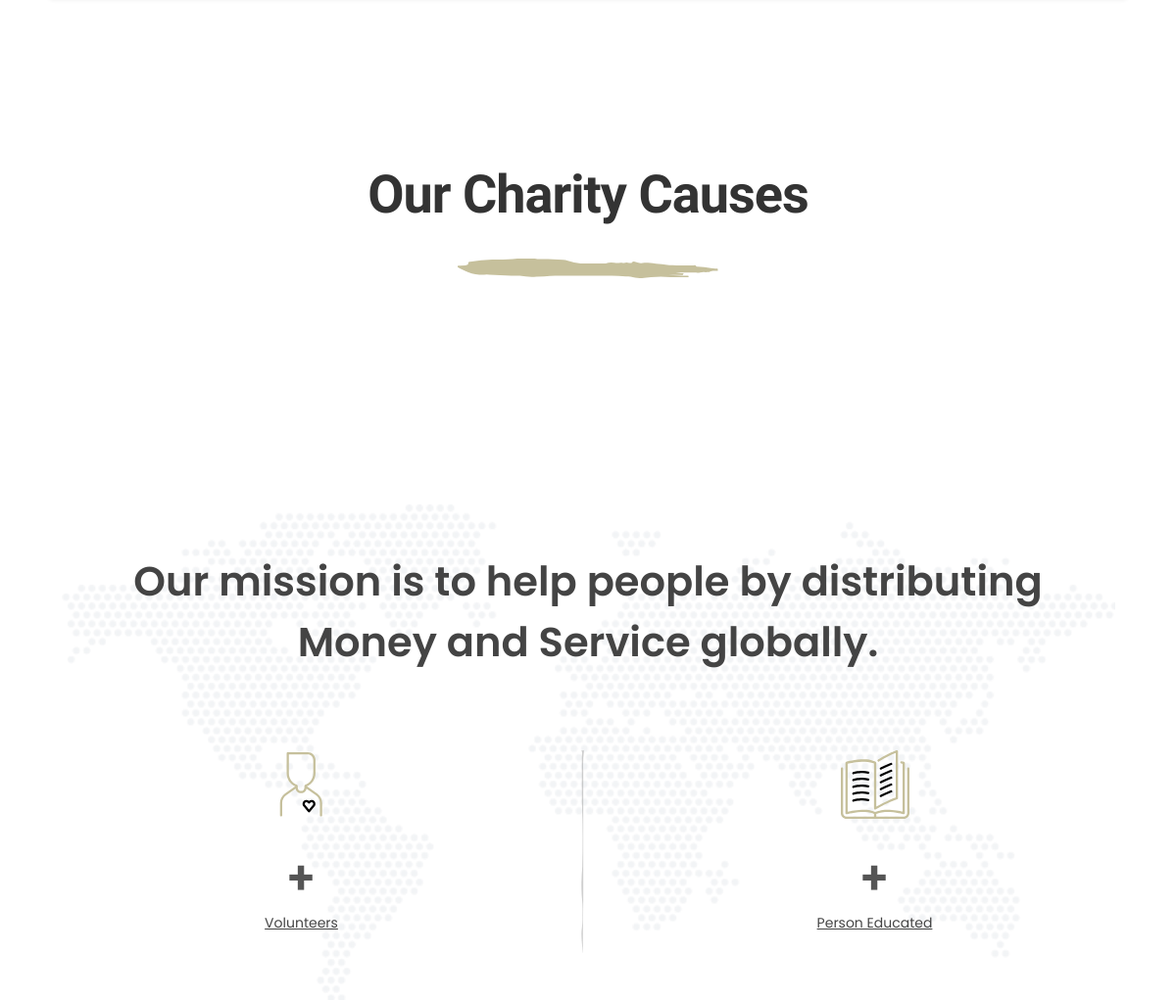
The app's page / (middle part), older data.
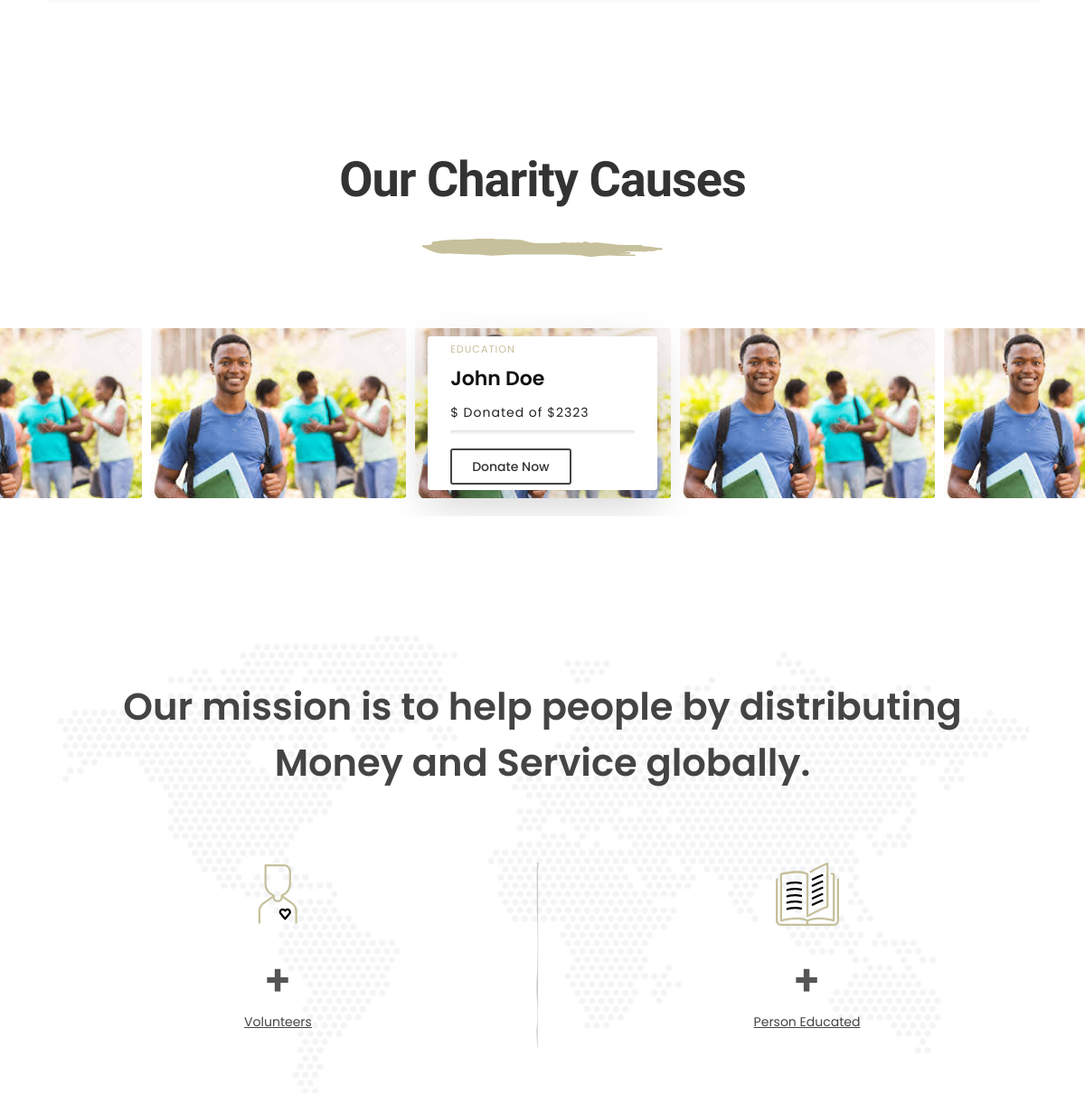
The same page, newer data.
### donate/models.py (models this page shows)
class Student(models.Model):
    first_name = models.CharField(max_length=100)
    last_name = models.CharField(max_length=100)
    user = models.OneToOneField(User, related_name="student", on_delete=models.CASCADE)
    image = models.ImageField(null=True, blank=True, editable=True, upload_to="images/")
    dob = models.DateField(blank=True, null=True)
    phone = models.CharField(blank=True, max_length=15)
    email = models.EmailField(max_length=100, blank=True, null=True)
    address = models.CharField(max_length=200, blank=True, null=True)
    city = models.CharField(max_length=100, blank=True, null=True)
    country = models.CharField(max_length=100, blank=True)
    gender = models.IntegerField(blank=True, null=True)
    feesav = models.IntegerField(blank=True, null=True)
    dhav = models.IntegerField(blank=True, null=True)
    health = models.IntegerField( blank=True, null=True)
    residence = models.IntegerField(blank=True, null=True)
    age = models.IntegerField(blank=True, null=True)
    fees = models.IntegerField(default=0)
    crowdfund = models.IntegerField(default=0)
    progress = models.IntegerField(default=0)
    fees_due = models.DateField(blank=True, null=True)
    school = models.CharField(blank=True, null=True, max_length=200)
    program = models.CharField(blank=True, null=True, max_length=100)
    about = models.CharField(blank=True, null=True, max_length=500)
    forest = models.CharField(default='Not Worthy', max_length=50)
    approval = models.CharField(max_length=50, default="Pending")
    confidence = models.FloatField(blank=True, null=True)
    created = models.DateTimeField(auto_now_add = True )
    updated = models.DateTimeField(auto_now = True)

### donate/views.py (the view)
# urls.py: path('', views.index, name='index'),
def index(request):
    students = Student.objects.filter(approval="Approved")
    sponsors = Sponsor.objects.all()
    if request.method == "POST":
        name = request.POST['name']
        email = request.POST['email']
        text = request.POST['text']
        message = Message.objects.create(name = name, email=email, text=text)
        message.save()
    return render(request, 'donate/index.html', {'students':students, 'sponsors':sponsors})

### donate/templates/donate/index.html (shortened to what the changed rows need)
{% load static %}
<!DOCTYPE html>
<html dir="ltr" lang="en-US">
<head>
	<link rel="stylesheet" href="{% static 'donate/css/bootstrap.css' %}" type="text/css" />
	<link rel="stylesheet" href="{% static 'donate/style.css' %}" type="text/css" />
	<link rel="stylesheet" href="{% static 'donate/css/swiper.css' %}" type="text/css" />
	<link rel="stylesheet" href="{% static 'donate/css/dark.css' %}" type="text/css" />
	<link rel="stylesheet" href="{% static 'donate/css/font-icons.css' %}" type="text/css" />
	<link rel="stylesheet" href="{% static 'donate/css/animate.css' %}" type="text/css" />
	<link rel="stylesheet" href="{% static 'donate/css/magnific-popup.css' %}" type="text/css" />
	<link rel="stylesheet" href="{% static 'donate/css/responsive.css' %}" type="text/css" />
	<link rel="stylesheet" href="{% static 'donate/css/calendar.css' %}" type="text/css" />
	<link rel="stylesheet" href="css/colors.php?color=C6C09C" type="text/css" />
	<link rel="stylesheet" href="{% static 'donate/theme/css/fonts.css' %}" type="text/css" />
	<link rel="stylesheet" href="{% static 'donate/theme/nonprofit.css' %}" type="text/css" />
</head>
<body class="stretched">
	<div id="wrapper" class="clearfix">
		<section id="content" style="overflow: visible">
			<div class="content-wrap p-0">
				<div class="section nobg mt-0 mb-4">
					<div class="container clearfix">
						<div class="row justify-content-center" style="margin-top: 100px">
							<div class="col-md-7 center">
								<div class="heading-block nobottomborder mb-4">
									<h2 class="mb-4 nott">Our Charity Causes</h2>
								</div>
							</div>
						</div>
					</div>
					<div class="owl-carousel owl-carousel-full image-carousel carousel-widget topmargin-sm" data-stage-padding="20" data-margin="10" data-center="true" data-loop="true" data-nav="true" data-autoplay="500000" data-speed="400" data-pagi="true" data-items-xs="1" data-items-sm="2" data-items-md="2" data-items-lg="3" data-items-xl="4">
						{% for student in students %}
						<div class="oc-item tleft">
							<img src="{% if student.image %}{{student.image.url}}{% else %}{% static 'donate/images/avatar.jpg' %}{% endif %}" alt="Image 1" class="rounded">
							<div class="oc-desc d-flex flex-column justify-content-center shadow-lg">
								<small class="uppercase t400 ls1 color mb-2 d-block">Education</small>
								<h3 class="mb-3"><a href="#">{{student.first_name}} {{student.last_name}}</a></h3>
								<ul class="skills mb-3">
									<li data-percent="{{student.progress}}">
										<div class="progress">
											<div class="progress-percent">
												<div class="counter counter-inherit">
													$<span data-from="0" data-comma="true" data-to="{{student.crowdfund}}" data-refresh-interval="10" data-speed="1100"></span> Donated of ${{student.fees}}
												</div>
											</div>
										</div>
									</li>
								</ul>
								<a href="{% url 'donate:fund' student.id %}" class="button button-rounded button-border nott ls0 t500 m-0 d-flex align-self-start">Donate Now</a>
							</div>
						</div>
						{% endfor %}
					</div>
				</div>
			</div>
		</section>
	</div>
</body>
</html>

Row changes from the older to the newer data that the page shows:
now on this page (row edited): Student: image (picture), first_name "John", last_name "Doe", fees "2323"
